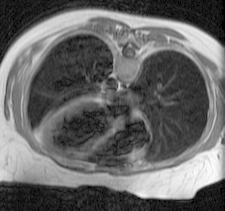
%> input picture Assignment3/edgedetection/chest.pgm, 225 x 211 px
$ octave --eval "displayCanyEdgedetection(imread('chest.pgm'));"   (GNU Octave 9; MATLAB toolbox functions it lacks are replaced by stand-ins)
%> lines starting %> are read from the running program, lines starting %| are printed output that depends on the picture; in (x1, y1, x2, y2) boxes, pixels count from 0 and x2, y2 are one past the last pixel; in counts of white or black regions, pixels touching at a corner belong together; the program's own positions count from 1
### Assignment3/edgedetection/displayCanyEdgeDetectionSpecific.m
function [ ] = displayCanyEdgeDetectionSpecific( image, noiseLevel )
%> called with noiseLevel = 'medium noise '
%DISPLAYCANYEDGEDETECTIONSPECIFIC Summary of this function goes here
%   Detailed explanation goes here
    figure('name',strcat(noiseLevel,'defaults'));
    iptsetpref('ImshowBorder','tight');
    [ default, threshold ] = edge(image,'canny');
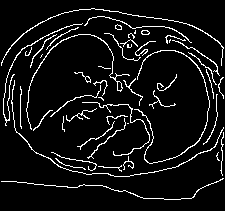
%> default: size 211x225 logical; 7.5% white in thin lines or dots
%> threshold = [0.0962 0.24]
    imshow(default);

    sensetivelow = threshold - [0.03125, 0];
%> sensetivelow = [0.0649 0.24]
    sensetivehigh = threshold - [0, 0.0781];
%> sensetivehigh = [0.0962 0.162]
    insensetivelow = threshold + [0.03125, 0];
%> insensetivelow = [0.127 0.24]
    insensetivehigh = threshold + [0, 0.0781];
%> insensetivehigh = [0.0962 0.319]

    figure('name',strcat(noiseLevel,'sesetive lower threshold thres [0.03125, 0.1562]'));
    noNoisSensetiveLow = edge(image,'canny', sensetivelow);
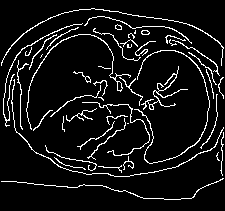
%> noNoisSensetiveLow: size 211x225 logical; 8% white in thin lines or dots
    imshow(noNoisSensetiveLow);

    figure('name',strcat(noiseLevel,'sesetive high threshold [0.0625, 0.0781]'));
    noNoisSensetiveHigh = edge(image,'canny', sensetivehigh);
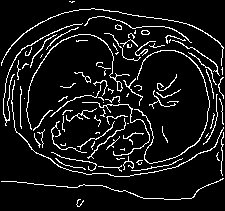
%> noNoisSensetiveHigh: size 211x225 logical; 9% white in thin lines or dots
    imshow(noNoisSensetiveHigh);

    figure('name',strcat(noiseLevel,'insesetive lower threshold [0.09375, 0.1562]'));
    noNoisInsensetiveLow = edge(image,'canny', insensetivelow);
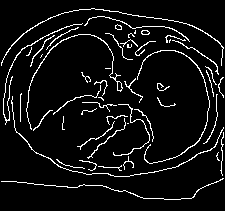
%> noNoisInsensetiveLow: size 211x225 logical; 6.9% white in thin lines or dots
    imshow(noNoisInsensetiveLow);

    figure('name',strcat(noiseLevel,'insesetive high threshold [0.0625, 0.2343]'));
    noNoisInsensetiveHigh = edge(image,'canny', insensetivehigh);
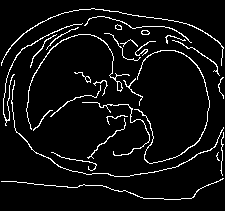
%> noNoisInsensetiveHigh: size 211x225 logical; 6.2% white in thin lines or dots
    imshow(noNoisInsensetiveHigh);

    figure('name',strcat(noiseLevel,'low sigma sqrt(1)'));
    lowsigma = edge(image,'canny', threshold, sqrt(1));
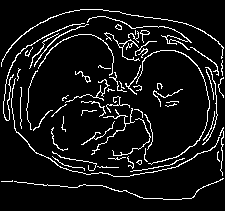
%> lowsigma: size 211x225 logical; 8.2% white in thin lines or dots, all inside (x1, y1, x2, y2) = (1, 9, 224, 200)
    imshow(lowsigma);

    figure('name',strcat(noiseLevel,'high sigma sqrt(3)'));
    highsigma = edge(image,'canny', threshold, sqrt(3));
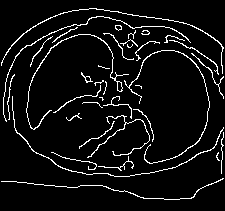
%> highsigma: size 211x225 logical; 6.5% white in thin lines or dots
    imshow(highsigma);
end

### Assignment3/edgedetection/displayCanyEdgedetection.m
function [ ] = displayCanyEdgedetection( image )
%DISPLAYCANYEDGEDETECTION Summary of this function goes here
%   Detailed explanation goes here

%     MatLab also implements the Canny edge detector, implemented through the edge function:
% BW = edge(F,’canny’);
% In this simplest form it chooses default values for the thresholds (high and low), and the smoothing
% parameter. Look in MatLab help to see how this is done. Using the same methods as above, test how
% the Canny edge detector performs as a function of added noise. Also test how parameter settings affect
% the result. Discuss your results qualitatively, and indicate which settings at different noise levels you
% think are best and why.
%     displayCanyEdgeDetectionSpecific(image);

    mediumNoise = imnoise(image, 'gaussian', 0.0, 0.001);
    displayCanyEdgeDetectionSpecific(mediumNoise, 'medium noise ');

% [12 lines of commented-out code are left out]
end
